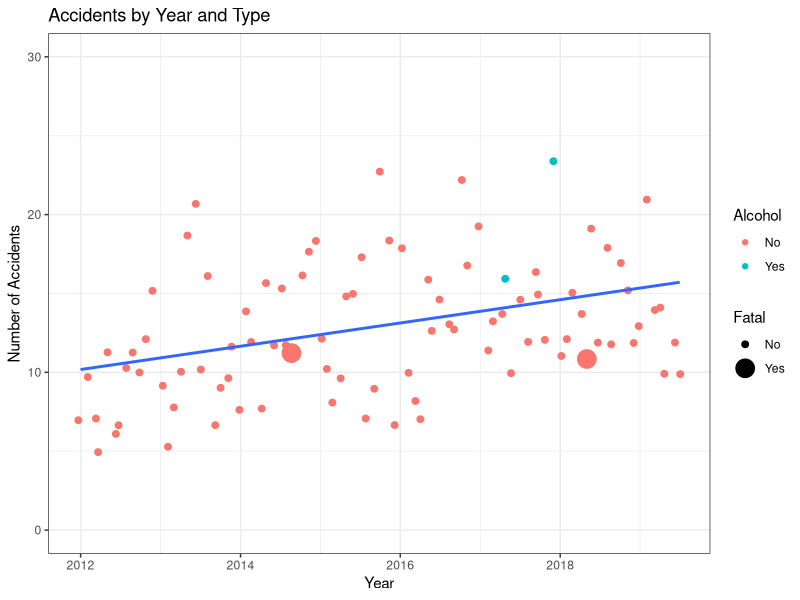
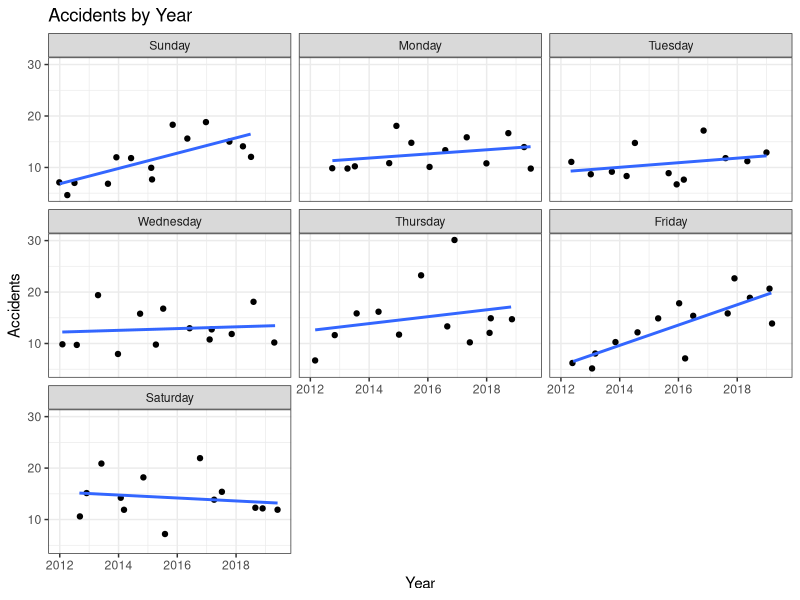

Write R code to recreate these figures, in order.
options(scipen = 99)
library(tidyverse)
library(lubridate)
library(ggplot2)

accidents <- read.csv("Data/accidents.csv")

accidents$Month.Year <- format(as.Date(accidents$Date.Of.Stop), "%m-01-%Y")

#Code variables 

##Number of Accidents 
accidents$Accident = ifelse(accidents$Accident == "Yes", 1 ,0)

##Number of Fatalities 
accidents$Fatal = ifelse(accidents$Fatal == "Yes", 1 ,0)

##Number of Alcohol related accidents
accidents$Alcohol = ifelse(accidents$Alcohol == "Yes", 1 ,0)

##-----------------

#Summarize 

Num_Accidents <- accidents %>%
  group_by(Month.Year) %>%
  summarise(sum_Accidents = sum(Accident))

Num_Fatal <- accidents %>%
  group_by(Month.Year) %>%
  summarise(sum_Fatal = sum(Fatal))

Num_Alcohol <- accidents %>%
  group_by(Month.Year) %>%
  summarise(sum_Alcohol = sum(Alcohol))

#Join variables using merge(), aka, R counterpart to SQL's join 

agg_accidents <- merge(Num_Accidents, Num_Alcohol, by = "Month.Year")
agg_accidents <- merge(agg_accidents, Num_Fatal, by = "Month.Year")

##-----------------

#Code dates using base R, can be done with lubridate as well

agg_accidents$Month.Year <- as.Date(agg_accidents$Month.Year, 
                                    format = "%m-%d-%Y")
  
agg_accidents$DayofWeek <- strftime(agg_accidents$Month.Year,'%A')

agg_accidents$DayofWeek <- factor(agg_accidents$DayofWeek, levels= c("Sunday", 
                                  "Monday", "Tuesday", "Wednesday", "Thursday", 
                                         "Friday", "Saturday"))

agg_accidents[order(agg_accidents$DayofWeek), ]

# If needed, check structure of inconsistencies with classes 
str(agg_accidents)

##-----------------
##Recode variables 

agg_accidents$sum_Alcohol = ifelse(agg_accidents$sum_Alcohol == 
                                     "0", "No", "Yes")

agg_accidents$sum_Fatal = ifelse(agg_accidents$sum_Fatal == 
                                   "0", "No", "Yes")

agg_accidents$Accidents <-  agg_accidents$sum_Accidents
agg_accidents$Fatal <- agg_accidents$sum_Fatal
agg_accidents$Alcohol <-agg_accidents$sum_Alcohol

agg_accidents$sum_Accidents <- NULL
agg_accidents$sum_Fatal <- NULL
agg_accidents$sum_Alcohol <- NULL

##-----------------
##Plots

accidentplot <- ggplot(data = agg_accidents, aes(x = Month.Year, 
                           y = Accidents)) + 
  geom_point(position = "jitter", aes(color = Alcohol, 
                                      size = Fatal)) + 
  geom_smooth(method = "lm", se = FALSE) + 
  scale_fill_discrete() +
  labs(title = "Accidents by Year and Type", x = "Year", 
       y = "Number of Accidents") +
  theme_bw()

accidentplot2 <- ggplot(agg_accidents, aes(x = Month.Year, y = Accidents)) + 
  geom_point(position = "jitter") + 
  geom_smooth(method = "lm", se = FALSE) + 
  labs(title = "Accidents by Year", x = "Year", y = "Accidents" )+
  theme_bw()+
  facet_wrap(.~DayofWeek)
 

accidentplot <- accidentplot + ylim(c(0, 30)) 
accidentplot
accidentplot2


#linear model of sum_accidents over time 
mod1 <- lm(agg_accidents$Accidents ~ agg_accidents$Month.Year)
mod2 <- lm(agg_accidents$Accidents ~ I(1:91))
summary(mod1)
summary(mod2)



